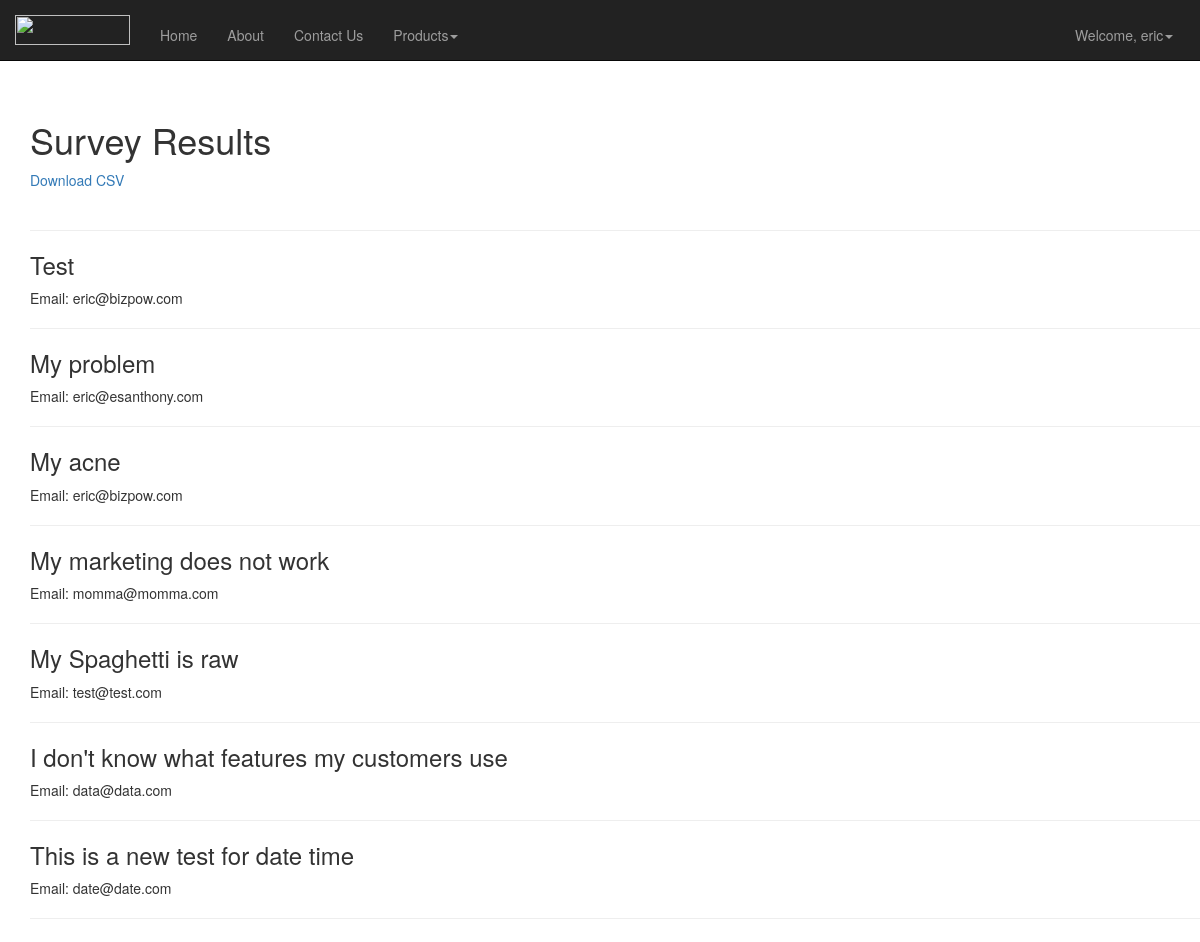
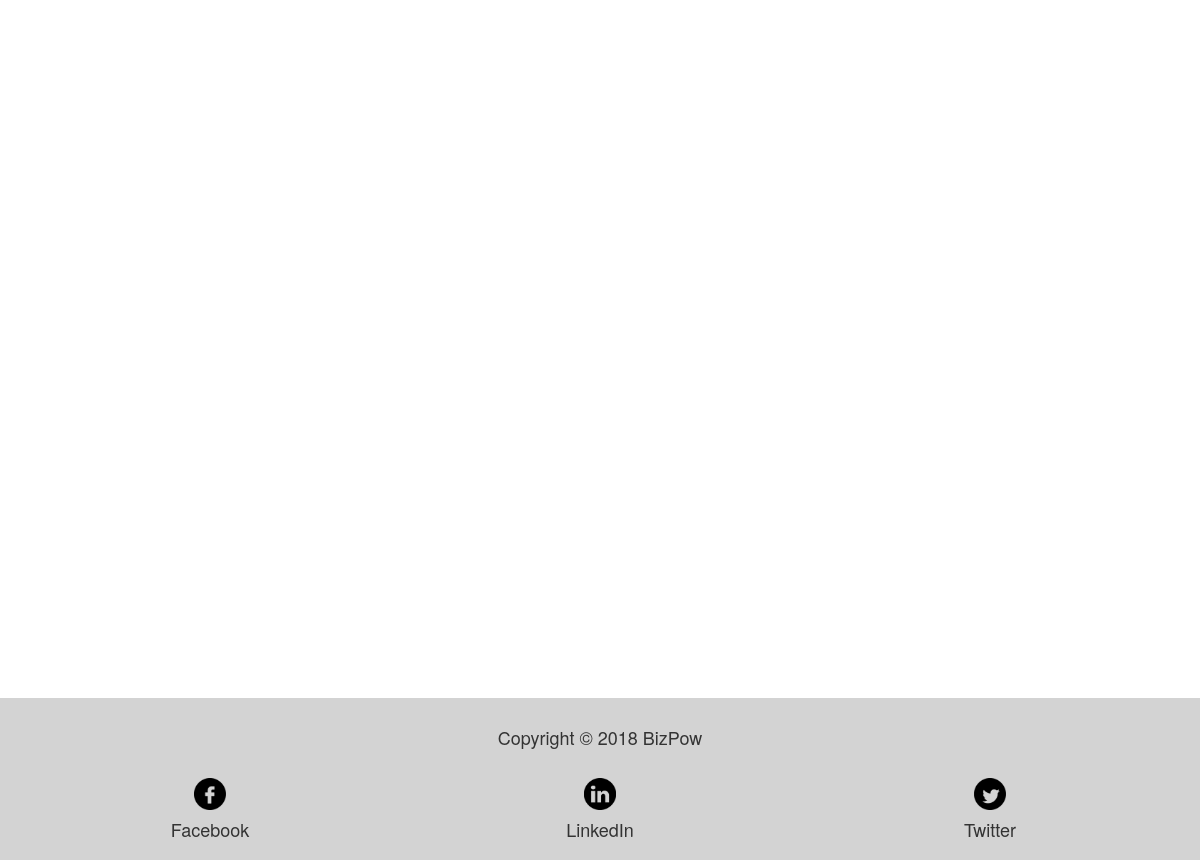
The app's page /website/surveyresults/ (signed in) with its own data (2 pictures, top to bottom).
### website/models.py (models this page shows, shortened)
class Survey(models.Model):
    biggest_problem = models.CharField(max_length=255)
    email_contact = models.EmailField(max_length=75)
    submitted = models.DateTimeField(default=datetime.now)

### website/views.py (the view)
@permission_required('is_superuser')
def surveyresults(request):
    surveys = Survey.objects.all().order_by('submitted')
    return render(request,'website/survey_list.html',{'surveys':surveys})

### website/templates/website/survey_list.html
{% extends 'website/base_layout.html' %}
{% load static %}
{% block content %}
<div class='container'>
<h1>Survey Results</h1>
<a href="{% url 'website:exportcsv' %}">Download CSV</a>
<div class="surveyListing">
    {% for survey in surveys %}
        <hr class="col-xs-12">
        <div class='survey'>
            <h3>{{ survey.biggest_problem }}</h3>
            Email: {{ survey.email_contact }}
        </div>
    {% endfor %}
    <hr class="col-xs-12">
</div>
</div>
{% endblock %}

### website/templates/website/base_layout.html (shortened to what this page needs)
<!DOCTYPE html>
<html lang="en" dir="ltr" style="height:100%">
  <head>
    <link rel="stylesheet" href="https://maxcdn.bootstrapcdn.com/bootstrap/3.3.7/css/bootstrap.min.css">
    {% load static %}
  </head>
  <body  style="height:100%">
    <nav class="navbar navbar-inverse navbar-fixed-top"  style="min-height: 50px">
      <div class="container-fluid">
        <div class="navbar-header">
          <a class="navbar-brand" href="{% url 'website:homepage' %}"><img src="http://www.bizpow.com/Logo-v2-trans.png" width=115 height=30></a>
        </div>
        <div class="collapse navbar-collapse" id="bs-example-navbar-collapse-1">
          <ul class="nav navbar-nav" style="padding-top: 10px">
            <li><a href="{% url 'website:homepage' %}">Home</a></li>
            <li><a href="{% url 'website:about' %}">About</a></li>
            <li><a href="{% url 'website:contactus' %}">Contact Us</a></li>
            <li class="dropdown">
              <a href="#" class="dropdown-toggle" data-toggle="dropdown" role="button" aria-haspopup="true" aria-expanded="false">Products<span class="caret"></span></a>
            </li>
          </ul>
          {% if user.is_authenticated %}
          <ul class="nav navbar-nav navbar-right" style="padding-top: 10px">
            <li>
              <a href="#" class="dropdown-toggle" data-toggle="dropdown" role="button" aria-haspopup="true" aria-expanded="false">Welcome, {{ user.username }}<span class="caret"></span></a>
            </li>
            <li>&nbsp&nbsp&nbsp</li>
          </ul>
          {% endif %}
        </div>
      </div>
    </nav>
    {% block content %}
    {% endblock %}
    <div style='height:100%'></div>
    <footer class="page-footer navbar-bottom">
      <div class="container-fluid text-light" style="background: lightgray">
        <div class="container">
          <div class="row" style="padding-top: 20px; padding-bottom: 10px">
            <div class="col-md-12 text-center">
              <h4>Copyright &copy; 2018 BizPow</h4>
            </div>
          </div>
          <div class="row" style="padding-top: 10px; padding-bottom: 10px">
            <div class="col-md-4 text-center">
              <a href="https://www.facebook.com/BizpowSMB/">
              <img src="{% static "website/images/Facebook-icon.png" %}" width=32px>
              </a>
              <h4>Facebook</h4>
            </div>
            <div class="col-md-4 text-center">
              <a href="https://www.linkedin.com/in/esanthony/">
              <img src="{% static "website/images/LinkedIn-icon.png" %}" width=32px>
              </a>
              <h4>LinkedIn</h4>
            </div>
            <div class="col-md-4 text-center">
              <a href ='https://twitter.com/BizPowSMB'>
              <img src="{% static "website/images/Twitter-icon.png" %}" width=32px>
              </a>
              <h4>Twitter</h4>
            </div>
          </div>
        </div>
      </div>
    </footer>
  </body>
</html>

### website/templates/website/base_layout.html (style rules this page uses)
body { padding-top: 100px; }

### records on screen
Survey: biggest_problem "Test", email_contact "eric@bizpow.com"
Survey: biggest_problem "My problem", email_contact "eric@esanthony.com"
Survey: biggest_problem "My acne", email_contact "eric@bizpow.com"
Survey: biggest_problem "My marketing does not work", email_contact "momma@momma.com"
Survey: biggest_problem "My Spaghetti is raw", email_contact "test@test.com"
Survey: biggest_problem "I don't know what features my customers use", email_contact "data@data.com"
Survey: biggest_problem "This is a new test for date time", email_contact "date@date.com"

### other values on screen
{{ user.username }} "eric"
